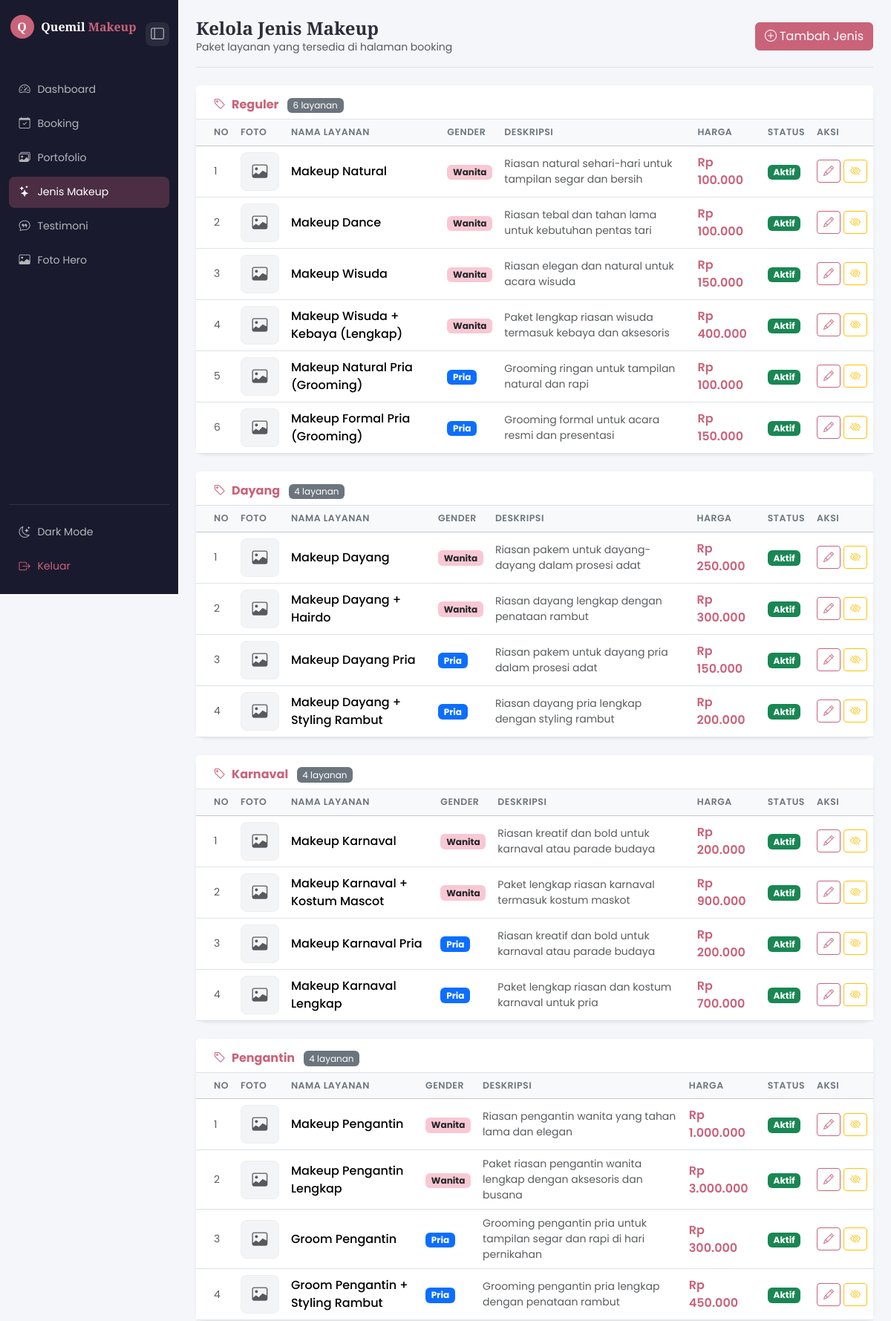
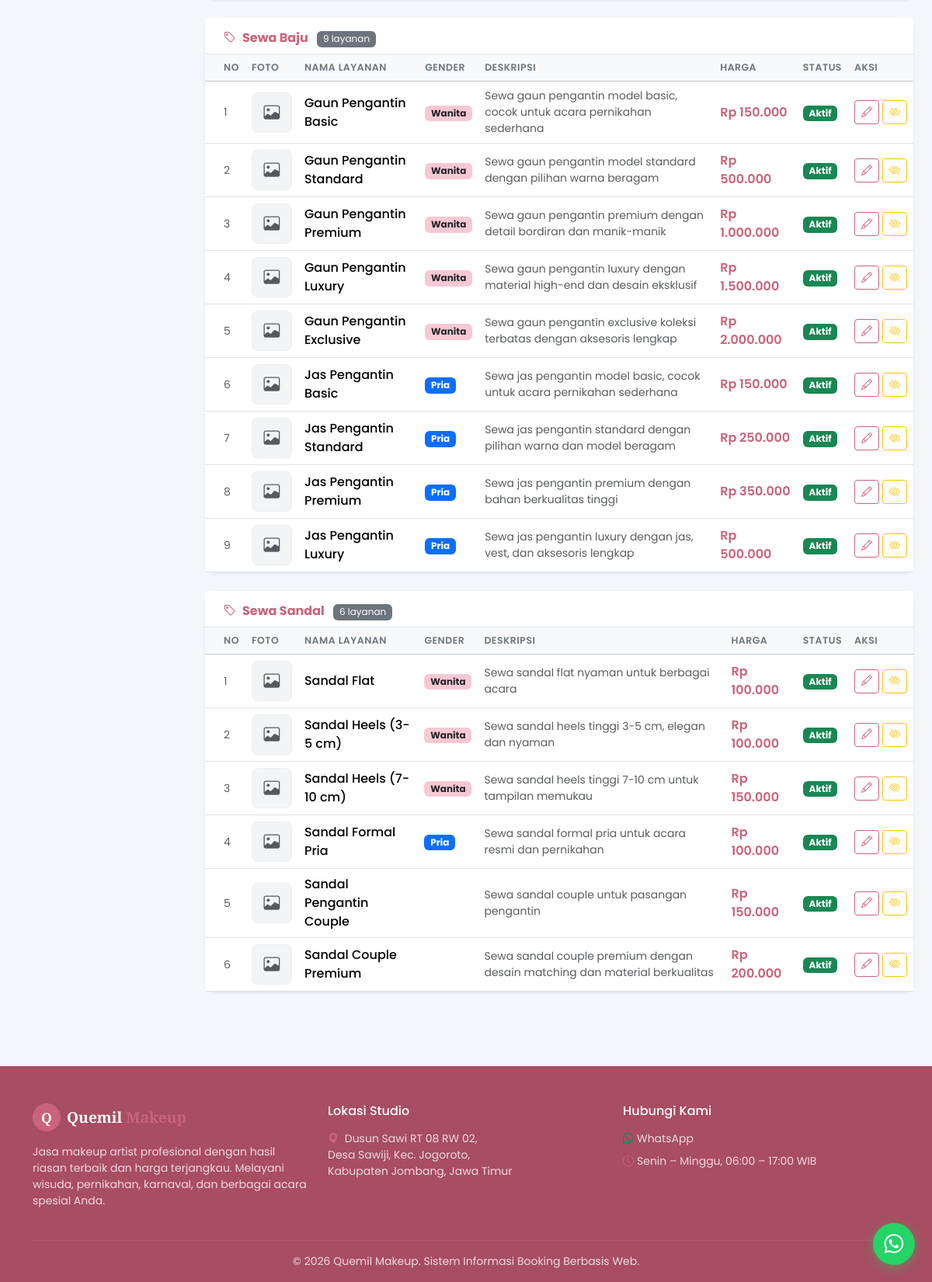
The app's page /public/admin/jenis-makeup.php (signed in) with its own data (2 pictures, top to bottom).
### tables this page shows
CREATE TABLE IF NOT EXISTS `jenis_makeup` (
  `id`         INT UNSIGNED AUTO_INCREMENT PRIMARY KEY,
  `nama`       VARCHAR(100) NOT NULL,
  `kategori`   VARCHAR(50)  NOT NULL DEFAULT 'Reguler',
  `gender`     ENUM('wanita','pria','couple','anak') NOT NULL DEFAULT 'wanita',
  `deskripsi`  TEXT,
  `harga`      DECIMAL(12,2) NOT NULL DEFAULT 0,
  `is_active`  TINYINT(1) NOT NULL DEFAULT 1,
  `created_at` DATETIME NOT NULL DEFAULT CURRENT_TIMESTAMP
);

### config/database.php (called while the page is built, shortened)
<?php
class Database
{
    private static ?PDO $instance = null;
    public static function getInstance(): PDO
    {
        if (self::$instance === null) {
            $dsn = sprintf(
                'mysql:host=%s;port=%s;dbname=%s;charset=%s',
                DB_HOST, DB_PORT, DB_NAME, DB_CHARSET
            );
            $options = [
                PDO::ATTR_ERRMODE            => PDO::ERRMODE_EXCEPTION,
                PDO::ATTR_DEFAULT_FETCH_MODE => PDO::FETCH_ASSOC,
                PDO::ATTR_EMULATE_PREPARES   => false,
            ];
            try {
                self::$instance = new PDO($dsn, DB_USER, DB_PASS, $options);
            } catch (PDOException $e) {
                if (APP_ENV === 'development') {
                    die('Koneksi database gagal: ' . $e->getMessage());
                }
                die('Terjadi kesalahan pada server. Silakan coba beberapa saat lagi.');
            }
        }
        return self::$instance;
    }
}
function db(): PDO
{
    return Database::getInstance();
}

### app/models/JenisMakeup.php (called while the page is built, shortened)
<?php
require_once BASE_PATH . '/config/database.php';
class JenisMakeup
{
    private PDO $db;
    public function __construct()
    {
        $this->db = db();
    }
    public function getAll(): array
    {
        return $this->db->query(
            "SELECT * FROM jenis_makeup
             ORDER BY FIELD(kategori,'Reguler','Dayang','Karnaval','Pengantin','Sewa Baju','Sewa Sandal'),
                      FIELD(gender,'wanita','pria','couple','anak'),
                      harga ASC"
        )->fetchAll();
    }
    public function getAllGrouped(): array
    {
        $rows = $this->getAll();
        $grouped = [];
        foreach ($rows as $row) {
            $grouped[$row['kategori']][] = $row;
        }
        return $grouped;
    }
}

### app/helpers/functions.php (called while the page is built, shortened)
<?php
function baseUrl(string $path = ''): string
{
    return rtrim(APP_URL, '/') . '/' . ltrim($path, '/');
}
function e(string $str): string
{
    return htmlspecialchars($str, ENT_QUOTES, 'UTF-8');
}
function formatRupiah(float $amount): string
{
    return 'Rp ' . number_format($amount, 0, ',', '.');
}

### public/admin/jenis-makeup.php (the view, shortened to what this page needs)
<?php
require_once BASE_PATH . '/config/database.php';
require_once BASE_PATH . '/app/helpers/functions.php';
require_once BASE_PATH . '/app/models/JenisMakeup.php';
$model = new JenisMakeup();
$groupedList = $model->getAllGrouped();
require_once BASE_PATH . '/views/partials/header.php';
$genderLabel = ['wanita' => 'Wanita', 'pria' => 'Pria', 'couple' => 'Couple'];
?>
<div class="dashboard-wrapper">
  <?php $activePage = 'jenis-makeup'; require_once BASE_PATH . '/views/partials/sidebar_admin.php'; ?>
  <div class="dashboard-content">
    <div class="d-flex align-items-center justify-content-between mb-4 pb-3 border-bottom">
      <div class="d-flex align-items-center gap-3">
        <div>
          <h4 class="fw-bold mb-0" style="font-family:var(--font-serif)">Kelola Jenis Makeup</h4>
          <p class="text-muted small mb-0">Paket layanan yang tersedia di halaman booking</p>
        </div>
      </div>
      <div class="d-flex align-items-center gap-2">
        <button class="btn btn-rose" data-bs-toggle="modal" data-bs-target="#modalTambah">
          <i class="bi bi-plus-circle me-1"></i>Tambah Jenis
        </button>
      </div>
    </div>
    <?php if (empty($groupedList)): ?>
    <div class="alert alert-info">Belum ada data jenis makeup.</div>
    <?php else: ?>
    <?php foreach ($groupedList as $kategori => $items): ?>
    <div class="card border-0 shadow-sm rounded-rose mb-4">
      <div class="card-header bg-white border-bottom pt-3 pb-2 px-4">
        <h6 class="fw-bold mb-0 text-rose">
          <i class="bi bi-tag me-2"></i><?= e($kategori) ?>
          <span class="badge bg-secondary ms-2 fw-normal"><?= count($items) ?> layanan</span>
        </h6>
      </div>
      <div class="card-body p-0">
        <div class="table-responsive">
          <table class="table table-hover align-middle mb-0">
            <thead class="table-light">
              <tr>
                <th class="ps-4">No</th>
                <th>Foto</th>
                <th>Nama Layanan</th>
                <th>Gender</th>
                <th>Deskripsi</th>
                <th>Harga</th>
                <th>Status</th>
                <th>Aksi</th>
              </tr>
            </thead>
            <tbody>
              <?php foreach ($items as $i => $item): ?>
              <tr class="<?= !$item['is_active'] ? 'table-secondary' : '' ?>">
                 <td class="ps-4 text-muted small"><?= $i + 1 ?></td>
                 <td>
                   <?php if (!empty($item['foto'])): ?>
                     <img src="<?= e(APP_URL . '/uploads/' . ltrim($item['foto'], '/')) ?>"
                          alt="<?= e($item['nama']) ?>"
                          style="width:52px;height:52px;object-fit:cover;border-radius:8px;border:1px solid #eee;">
                   <?php else: ?>
                     <div style="width:52px;height:52px;border-radius:8px;background:#f3f4f6;border:1px solid #eee;display:flex;align-items:center;justify-content:center;">
                       <i class="bi bi-image text-muted" style="font-size:1.3rem;"></i>
                     </div>
                   <?php endif; ?>
                 </td>
                 <td class="fw-medium"><?= e($item['nama']) ?></td>
                <td>
                  <?php
                  $badgeColor = match($item['gender']) {
                    'wanita' => 'bg-pink text-dark',
                    'pria'   => 'bg-primary',
                    'couple' => 'bg-purple',
                    default  => 'bg-secondary',
                  };
                  ?>
                  <span class="badge <?= $badgeColor ?>" style="<?= $item['gender'] === 'wanita' ? 'background-color:#f8c8d4!important' : '' ?>">
                    <?= e($genderLabel[$item['gender']] ?? $item['gender']) ?>
                  </span>
                </td>
                <td class="small text-muted"><?= e($item['deskripsi'] ?? '-') ?></td>
                <td class="fw-semibold text-rose"><?= formatRupiah((float)$item['harga']) ?></td>
                <td>
                  <?php if ($item['is_active']): ?>
                    <span class="badge bg-success">Aktif</span>
                  <?php else: ?>
                    <span class="badge bg-secondary">Nonaktif</span>
                  <?php endif; ?>
                </td>
                <td>
                  <div class="d-flex gap-1">
                    <a href="<?= baseUrl('admin/jenis-makeup-edit.php?id=' . $item['id']) ?>"
                       class="btn btn-sm btn-outline-rose"
                       title="Edit">
                      <i class="bi bi-pencil"></i>
                    </a>
                    <a href="<?= baseUrl('admin/jenis-makeup.php?action=toggle&id=' . $item['id']) ?>"
                       class="btn btn-sm <?= $item['is_active'] ? 'btn-outline-warning' : 'btn-outline-success' ?>"
                       title="<?= $item['is_active'] ? 'Nonaktifkan' : 'Aktifkan' ?>">
                      <i class="bi bi-<?= $item['is_active'] ? 'eye-slash' : 'eye' ?>"></i>
                    </a>
                  </div>
                </td>
              </tr>
              <?php endforeach; ?>
            </tbody>
          </table>
        </div>
      </div>
    </div>
    <?php endforeach; ?>
    <?php endif; ?>
  </div>
</div>
<?php require_once BASE_PATH . '/views/partials/footer.php'; ?>

### public/assets/css/style.css (style rules this page uses)
:root { --rose: #c9637a; --rose-dark: #a84d62; --rose-light: #f8e6ea; --gold: #c9a96e; --dark: #1a1a2e; --font-serif: 'Playfair Display', serif; --font-sans: 'Poppins', sans-serif; --body-bg: #f4f6f9; --surface: #ffffff; --surface-2: #f4f6f9; --text: #2d2d3a; --text-muted: #6c757d; --border: #e2e8f0; --navbar-bg: #ffffff; --sidebar-bg: #1a1a2e; --card-shadow: 0 1px 8px rgba(0,0,0,.08); --input-bg: #ffffff; }
*, *::before, *::after { box-sizing: border-box; }
html { scroll-behavior: smooth; }
body { font-family: var(--font-sans); background: var(--body-bg); color: var(--text); transition: background .2s, color .2s; min-height: 100vh; }
a { color: var(--rose); }
.text-rose { color: var(--rose) !important; }
.btn-rose { background: var(--rose); color: #fff; border: 1px solid var(--rose); }
.btn-outline-rose { color: var(--rose); border: 1px solid var(--rose); background: transparent; }
.dashboard-wrapper { display: flex; min-height: 100vh; }
.dashboard-content { flex: 1; min-width: 0; background: var(--surface-2); min-height: 100vh; padding: 1.5rem; transition: margin .25s ease; }
.table th { font-size: .78rem; text-transform: uppercase; letter-spacing: .04em; color: var(--text-muted); font-weight: 600; border-top: none; }
.rounded-rose { border-radius: 14px; }
body { animation: pageFadeIn .4s ease-out both; }

### records on screen
jenis_makeup: nama "Makeup Natural", gender "Wanita", deskripsi "Riasan natural sehari-hari untuk tampilan segar dan bersih", harga "Rp 100.000", is_active "Aktif"
jenis_makeup: nama "Makeup Dance", gender "Wanita", deskripsi "Riasan tebal dan tahan lama untuk kebutuhan pentas tari", harga "Rp 100.000", is_active "Aktif"
jenis_makeup: nama "Makeup Wisuda", gender "Wanita", deskripsi "Riasan elegan dan natural untuk acara wisuda", harga "Rp 150.000", is_active "Aktif"
jenis_makeup: nama "Makeup Wisuda + Kebaya (Lengkap)", gender "Wanita", deskripsi "Paket lengkap riasan wisuda termasuk kebaya dan aksesoris", harga "Rp 400.000", is_active "Aktif"
jenis_makeup: nama "Makeup Natural Pria (Grooming)", gender "Pria", deskripsi "Grooming ringan untuk tampilan natural dan rapi", harga "Rp 100.000", is_active "Aktif"
jenis_makeup: nama "Makeup Formal Pria (Grooming)", gender "Pria", deskripsi "Grooming formal untuk acara resmi dan presentasi", harga "Rp 150.000", is_active "Aktif"
jenis_makeup: nama "Makeup Dayang", gender "Wanita", deskripsi "Riasan pakem untuk dayang-dayang dalam prosesi adat", harga "Rp 250.000", is_active "Aktif"
jenis_makeup: nama "Makeup Dayang + Hairdo", gender "Wanita", deskripsi "Riasan dayang lengkap dengan penataan rambut", harga "Rp 300.000", is_active "Aktif"
jenis_makeup: nama "Makeup Dayang Pria", gender "Pria", deskripsi "Riasan pakem untuk dayang pria dalam prosesi adat", harga "Rp 150.000", is_active "Aktif"
jenis_makeup: nama "Makeup Dayang + Styling Rambut", gender "Pria", deskripsi "Riasan dayang pria lengkap dengan styling rambut", harga "Rp 200.000", is_active "Aktif"
jenis_makeup: nama "Makeup Karnaval", gender "Wanita", deskripsi "Riasan kreatif dan bold untuk karnaval atau parade budaya", harga "Rp 200.000", is_active "Aktif"
jenis_makeup: nama "Makeup Karnaval + Kostum Mascot", gender "Wanita", deskripsi "Paket lengkap riasan karnaval termasuk kostum maskot", harga "Rp 900.000", is_active "Aktif"
jenis_makeup: nama "Makeup Karnaval Pria", gender "Pria", deskripsi "Riasan kreatif dan bold untuk karnaval atau parade budaya", harga "Rp 200.000", is_active "Aktif"
jenis_makeup: nama "Makeup Karnaval Lengkap", gender "Pria", deskripsi "Paket lengkap riasan dan kostum karnaval untuk pria", harga "Rp 700.000", is_active "Aktif"
jenis_makeup: nama "Makeup Pengantin", gender "Wanita", deskripsi "Riasan pengantin wanita yang tahan lama dan elegan", harga "Rp 1.000.000", is_active "Aktif"
jenis_makeup: nama "Makeup Pengantin Lengkap", gender "Wanita", deskripsi "Paket riasan pengantin wanita lengkap dengan aksesoris dan busana", harga "Rp 3.000.000", is_active "Aktif"
jenis_makeup: nama "Groom Pengantin", gender "Pria", deskripsi "Grooming pengantin pria untuk tampilan segar dan rapi di hari pernikahan", harga "Rp 300.000", is_active "Aktif"
jenis_makeup: nama "Groom Pengantin + Styling Rambut", gender "Pria", deskripsi "Grooming pengantin pria lengkap dengan penataan rambut", harga "Rp 450.000", is_active "Aktif"
jenis_makeup: nama "Gaun Pengantin Basic", gender "Wanita", deskripsi "Sewa gaun pengantin model basic, cocok untuk acara pernikahan sederhana", harga "Rp 150.000", is_active "Aktif"
jenis_makeup: nama "Gaun Pengantin Standard", gender "Wanita", deskripsi "Sewa gaun pengantin model standard dengan pilihan warna beragam", harga "Rp 500.000", is_active "Aktif"
jenis_makeup: nama "Gaun Pengantin Premium", gender "Wanita", deskripsi "Sewa gaun pengantin premium dengan detail bordiran dan manik-manik", harga "Rp 1.000.000", is_active "Aktif"
jenis_makeup: nama "Gaun Pengantin Luxury", gender "Wanita", deskripsi "Sewa gaun pengantin luxury dengan material high-end dan desain eksklusif", harga "Rp 1.500.000", is_active "Aktif"
jenis_makeup: nama "Gaun Pengantin Exclusive", gender "Wanita", deskripsi "Sewa gaun pengantin exclusive koleksi terbatas dengan aksesoris lengkap", harga "Rp 2.000.000", is_active "Aktif"
jenis_makeup: nama "Jas Pengantin Basic", gender "Pria", deskripsi "Sewa jas pengantin model basic, cocok untuk acara pernikahan sederhana", harga "Rp 150.000", is_active "Aktif"
jenis_makeup: nama "Jas Pengantin Standard", gender "Pria", deskripsi "Sewa jas pengantin standard dengan pilihan warna dan model beragam", harga "Rp 250.000", is_active "Aktif"
jenis_makeup: nama "Jas Pengantin Premium", gender "Pria", deskripsi "Sewa jas pengantin premium dengan bahan berkualitas tinggi", harga "Rp 350.000", is_active "Aktif"
jenis_makeup: nama "Jas Pengantin Luxury", gender "Pria", deskripsi "Sewa jas pengantin luxury dengan jas, vest, dan aksesoris lengkap", harga "Rp 500.000", is_active "Aktif"
jenis_makeup: nama "Sandal Flat", gender "Wanita", deskripsi "Sewa sandal flat nyaman untuk berbagai acara", harga "Rp 100.000", is_active "Aktif"
jenis_makeup: nama "Sandal Heels (3-5 cm)", gender "Wanita", deskripsi "Sewa sandal heels tinggi 3-5 cm, elegan dan nyaman", harga "Rp 100.000", is_active "Aktif"
jenis_makeup: nama "Sandal Heels (7-10 cm)", gender "Wanita", deskripsi "Sewa sandal heels tinggi 7-10 cm untuk tampilan memukau", harga "Rp 150.000", is_active "Aktif"
jenis_makeup: nama "Sandal Formal Pria", gender "Pria", deskripsi "Sewa sandal formal pria untuk acara resmi dan pernikahan", harga "Rp 100.000", is_active "Aktif"
jenis_makeup: nama "Sandal Pengantin Couple", deskripsi "Sewa sandal couple untuk pasangan pengantin", harga "Rp 150.000", is_active "Aktif"
jenis_makeup: nama "Sandal Couple Premium", deskripsi "Sewa sandal couple premium dengan desain matching dan material berkualitas", harga "Rp 200.000", is_active "Aktif"

### other values on screen
$menu['label'] "Dashboard"
$menu['label'] "Booking"
$menu['label'] "Portofolio"
$menu['label'] "Jenis Makeup"
$menu['label'] "Testimoni"
$menu['label'] "Foto Hero"
$kategori "Reguler"
count($items) "6"
$kategori "Dayang"
count($items) "4"
$kategori "Karnaval"
$kategori "Pengantin"
$kategori "Sewa Baju"
count($items) "9"
$kategori "Sewa Sandal"
